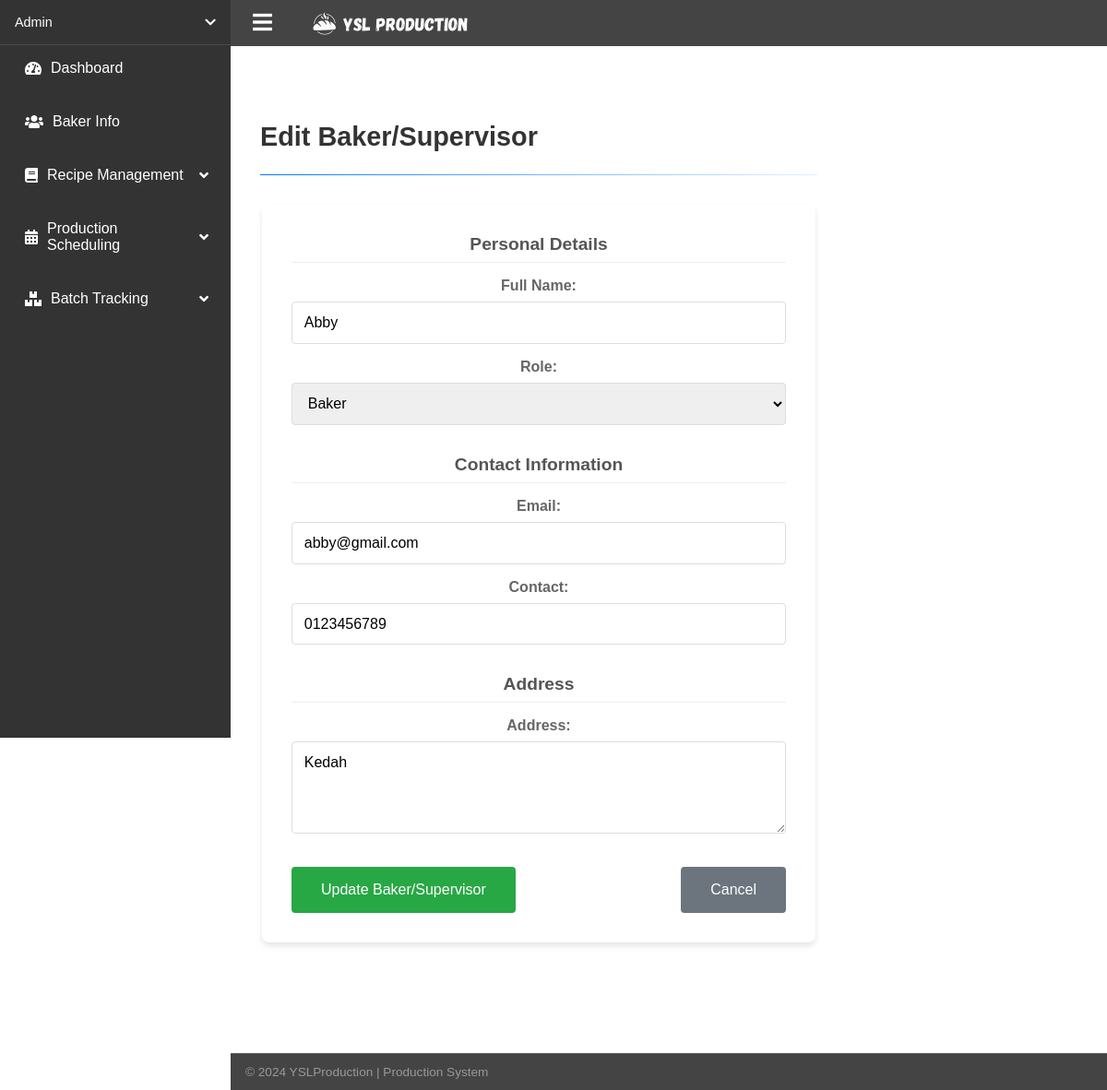
The app's page /edit_baker.php?edit_id=15 (signed in) with its own data.
### tables this page shows
CREATE TABLE `tbl_users` (
  `user_id` int(6) NOT NULL,
  `user_fullName` varchar(200) NOT NULL,
  `user_contact` varchar(100) NOT NULL,
  `user_address` text NOT NULL,
  `user_email` varchar(200) NOT NULL,
  `user_password` varchar(200) NOT NULL,
  `user_dateRegister` datetime NOT NULL DEFAULT current_timestamp(),
  `user_role` varchar(10) NOT NULL DEFAULT 'Baker',
  `reset_token` varchar(255) DEFAULT NULL,
  `token_expiry` datetime DEFAULT NULL
);

### edit_baker.php (the view, shortened to what this page needs)
<?php
require_once 'config/db_connection.php';
$fullName = $role = $email = $contact = $address = "";
function sanitize_input($data) {
    $data = preg_replace('/<\b[^>]*>(.*?)<\/>/is', "", $data);
    $data = preg_replace('/on\w+\s*=\s*["\'][^"\']*["\']/is', "", $data);
    return htmlspecialchars(trim($data));
}
if (isset($_GET['edit_id'])) {
    $edit_id = $_GET['edit_id'];
    try {
        $stmt = $conn->prepare("SELECT * FROM tbl_users WHERE user_id = :edit_id");
        $stmt->execute([':edit_id' => $edit_id]);
        $baker = $stmt->fetch(PDO::FETCH_ASSOC);
        if ($baker) {
            $fullName = sanitize_input($baker['user_fullName']);
            $role = sanitize_input($baker['user_role']);
            $email = sanitize_input($baker['user_email']);
            $contact = sanitize_input($baker['user_contact']);
            $address = sanitize_input($baker['user_address']);
        } else {
            $error_message = "Baker not found.";
        }
    } catch (PDOException $e) {
        $error_message = "Error: " . $e->getMessage();
    }
}
?>
<!DOCTYPE html>
<html lang="en">
<head>
    <link rel="stylesheet" href="css/style.css">
    <link rel="stylesheet" href="css/dashboard.css">
    <link rel="stylesheet" href="css/add_baker.css">
    <link rel="stylesheet" href="https://cdnjs.cloudflare.com/ajax/libs/font-awesome/5.15.4/css/all.min.css">
</head>
<body>
    <?php include 'includes/dashboard_navigation.php'; ?>
    <main class="main-content">
        <div class="page-header">
            <h1>Edit Baker/Supervisor</h1>
            <div class="divider"></div>
        </div>
        <div class="baker-form-container">
            <form method="POST" action="">
                <div class="baker-form-section">
                    <h2>Personal Details</h2>
                    <div class="baker-form-group">
                        <label for="fullName">Full Name:</label>
                        <input type="text" id="fullName" name="fullName" placeholder="Enter full name" value="<?php echo htmlspecialchars($fullName); ?>" required>
                    </div>
                    <div class="baker-form-group">
                        <label for="role">Role:</label>
                        <select id="role" name="role" required>
                            <option value="Baker" <?php echo $role === 'Baker' ? 'selected' : ''; ?>>Baker</option>
                        </select>
                    </div>
                </div>
                <div class="baker-form-section">
                    <h2>Contact Information</h2>
                    <div class="baker-form-group">
                        <label for="email">Email:</label>
                        <input type="email" id="email" name="email" placeholder="Enter email address" value="<?php echo htmlspecialchars($email); ?>" required>
                    </div>
                    <div class="baker-form-group">
                        <label for="contact">Contact:</label>
                        <input type="text" id="contact" name="contact" placeholder="Enter contact number" value="<?php echo htmlspecialchars($contact); ?>" required>
                    </div>
                </div>
                <div class="baker-form-section">
                    <h2>Address</h2>
                    <div class="baker-form-group">
                        <label for="address">Address:</label>
                        <textarea id="address" name="address" placeholder="Enter address" required><?php echo htmlspecialchars($address); ?></textarea>
                    </div>
                </div>
                <div class="baker-form-actions">
                    <button type="submit" class="submit-btn">Update Baker/Supervisor</button>
                    <a href="baker_info.php" class="cancel-btn">Cancel</a>
                </div>
            </form>
        </div>
    </main>
</body>
</html>

### css/style.css (style rules this page uses)
* { margin: 0; padding: 0; box-sizing: border-box; font-family: Arial, sans-serif; }
body { background: linear-gradient(rgba(0, 0, 0, 0.6), rgba(0, 0, 0, 0.6)), url('../assets/images/banner.png'); background-size: cover; background-position: center; background-attachment: fixed; min-height: 100vh; color: white; display: flex; flex-direction: column; }
main { max-width: 1200px; margin: 8rem auto; text-align: center; padding: 0 1rem; flex: 1; }

### css/dashboard.css (style rules this page uses)
body { display: grid; grid-template-areas: "sidebar topbar" "sidebar main" "sidebar bottombar"; grid-template-columns: 250px 1fr; grid-template-rows: 50px 1fr auto; min-height: 100vh; background-color: white; position: relative; background-image: none; }
.main-content { grid-area: main; padding: 2rem 2rem 0 0; background-color: white; margin-top: 50px; margin-left: 0; width: calc(100% - 0px); transition: width 0.3s ease, margin-left 0.3s ease; padding-left: 0; display: block; }
body:not(.sidebar-collapsed) .main-content { width: calc(100% - 250px); margin-left: 0; }
.page-header { padding: 0 2rem; margin-bottom: 2rem; text-align: left; }
.page-header h1 { font-size: 1.8rem; color: #333; margin: 0; padding-bottom: 1rem; }
.divider { height: 1px; background: linear-gradient(to right, #007bff, rgba(0, 123, 255, 0.1)); margin-top: 0.5rem; width: 100%; align-self: flex-start; }

### css/add_baker.css (style rules this page uses)
.baker-form-container { background: #fff; padding: 2rem; margin: 2rem auto; max-width: 600px; border-radius: 8px; box-shadow: 0 4px 6px rgba(0, 0, 0, 0.1); }
.baker-form-section { margin-bottom: 2rem; }
.baker-form-section h2 { font-size: 1.2rem; color: #555; margin-bottom: 1rem; padding-bottom: 0.5rem; border-bottom: 1px solid #eee; }
.baker-form-group { margin-bottom: 1rem; }
.baker-form-group label { display: block; margin-bottom: 0.5rem; color: #666; font-weight: bold; }
.baker-form-group input, .baker-form-group select, .baker-form-group textarea { width: 100%; padding: 0.8rem; border: 1px solid #ddd; border-radius: 4px; font-size: 1rem; }
.baker-form-group textarea { resize: vertical; min-height: 100px; }
.baker-form-actions { display: flex; justify-content: space-between; align-items: center; margin-top: 2rem; }
.submit-btn { background: #28a745; color: #fff; border: none; border-radius: 4px; padding: 1rem 2rem; font-size: 1rem; cursor: pointer; transition: background-color 0.3s; }
.cancel-btn { background: #6c757d; color: white; border: none; border-radius: 4px; padding: 1rem 2rem; font-size: 1rem; cursor: pointer; text-decoration: none; transition: background-color 0.3s; }

### records on screen
tbl_users: fullName "Abby", role "Baker", email "abby@gmail.com", contact "0123456789", address "Kedah"

### other values on screen
$_SESSION['user_fullName'] "Admin"
